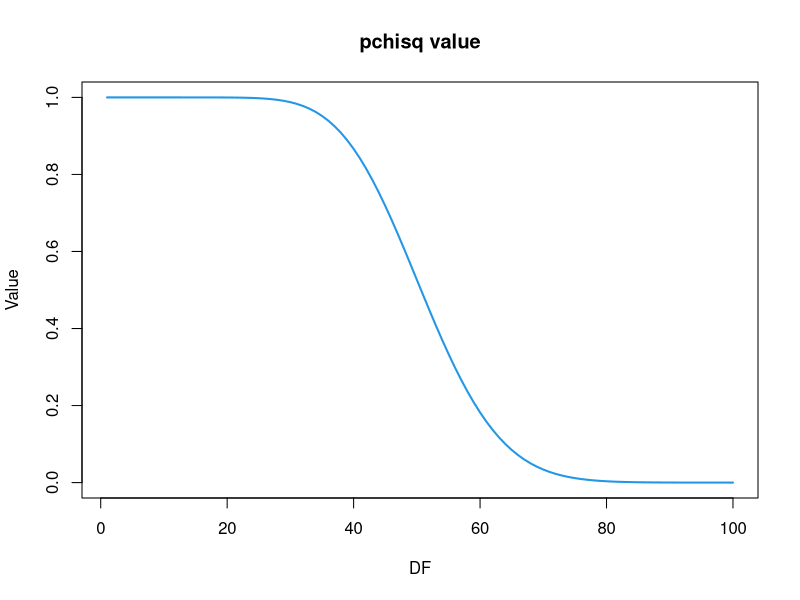

Source code (R):
## ---- chunk 1
#| label: pchisq_plot
#| echo: true
#| eval: true
plot(pchisq(rep(50,100), df = 1:100), typ = 'l', lwd= 2, col = 4, xlab = 'DF', ylab = 'Value')
title('pchisq value')
